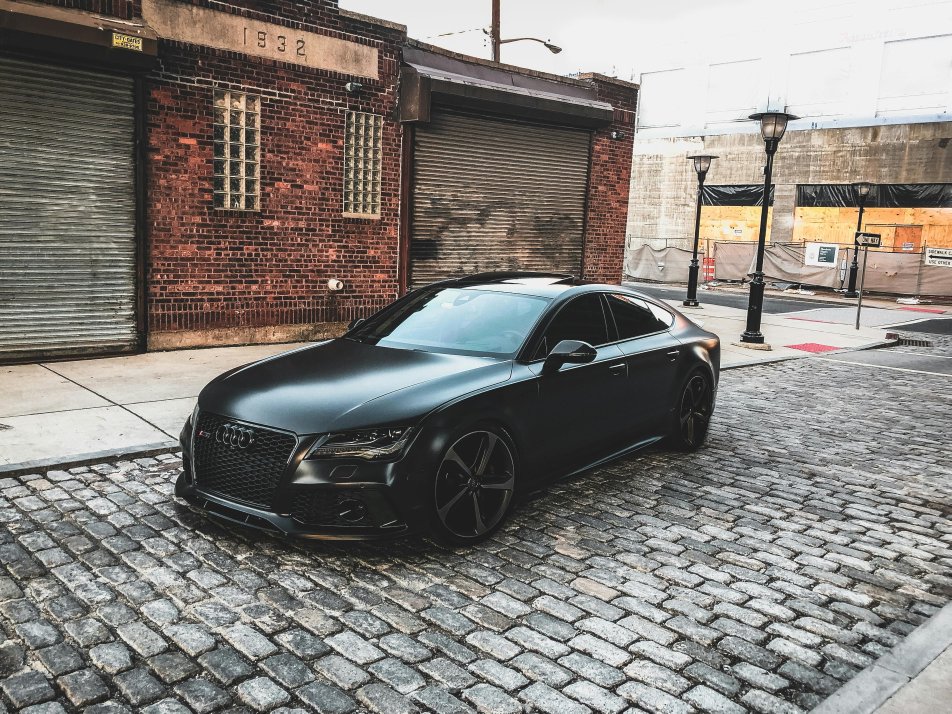
#> input picture images/pexels-alex-amorales-321095-909907.jpg, 3805 x 2854 px (shown at 1/4 size)
$ python resize_image.py ../images/pexels-alex-amorales-321095-909907.jpg out.png
#> lines starting #> are read from the running program, lines starting #| are printed output that depends on the picture
# scripts/resize_image.py
import sys
from PIL import Image

# Image file path
image_path = sys.argv[1]
output_path = sys.argv[2]

# Open the image
image = Image.open(image_path)
#> image is the input picture: PIL image 3805x2854 RGB; mean R, G, B 131.2, 127.2, 122.4

# Resize image to 300x300 pixels
resized_image = image.resize((300, 300))
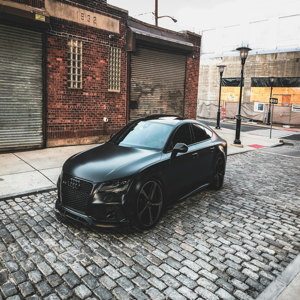
#> resized_image: PIL image 300x300 RGB; mean R, G, B 131.2, 127.2, 122.4

# Save the resized image
resized_image.save(output_path)

print(f"Resized {image_path} -> {output_path}")
